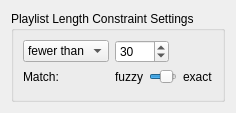
<?xml version="1.0" encoding="UTF-8"?>
<ui version="4.0">
 <author>Soren Harward &lt;stharward@gmail.com&gt;</author>
 <class>PlaylistLengthEditWidget</class>
 <widget class="QWidget" name="PlaylistLengthEditWidget">
  <property name="geometry">
   <rect>
    <x>0</x>
    <y>0</y>
    <width>236</width>
    <height>113</height>
   </rect>
  </property>
  <property name="whatsThis">
   <string>An editor for a Playlist Length constraint.  The user can the target number of tracks and whether the playlist contain fewer than, equal to, or more than that number of tracks; and the strictness with which the APG should match the target number of tracks.</string>
  </property>
  <layout class="QVBoxLayout" name="verticalLayout">
   <item>
    <widget class="QGroupBox" name="groupBox">
     <property name="title">
      <string>Playlist Length Constraint Settings</string>
     </property>
     <layout class="QGridLayout" name="gridLayout_2">
      <item row="0" column="0">
       <layout class="QGridLayout" name="gridLayout">
        <item row="0" column="0">
         <widget class="QComboBox" name="comboBox_Comparison">
          <property name="toolTip">
           <string/>
          </property>
          <property name="whatsThis">
           <string>Whether the number of tracks in the generated playlist should be less than, equal to, or more than the specified value.</string>
          </property>
          <property name="currentIndex">
           <number>0</number>
          </property>
          <item>
           <property name="text">
            <string>fewer than</string>
           </property>
          </item>
          <item>
           <property name="text">
            <string>equal to</string>
           </property>
          </item>
          <item>
           <property name="text">
            <string>more than</string>
           </property>
          </item>
         </widget>
        </item>
        <item row="0" column="1">
         <layout class="QHBoxLayout" name="horizontalLayout">
          <item>
           <widget class="QSpinBox" name="spinBox_Length">
            <property name="whatsThis">
             <string>The target number of tracks for the generated playlist.</string>
            </property>
            <property name="minimum">
             <number>1</number>
            </property>
            <property name="maximum">
             <number>1000</number>
            </property>
            <property name="value">
             <number>30</number>
            </property>
           </widget>
          </item>
          <item>
           <spacer name="horizontalSpacer">
            <property name="orientation">
             <enum>Qt::Horizontal</enum>
            </property>
            <property name="sizeHint" stdset="0">
             <size>
              <width>40</width>
              <height>20</height>
             </size>
            </property>
           </spacer>
          </item>
         </layout>
        </item>
        <item row="1" column="0">
         <widget class="QLabel" name="label_Strictness">
          <property name="whatsThis">
           <string>How strict the APG should be about matching the playlist duration to the specified time.</string>
          </property>
          <property name="text">
           <string>Match:</string>
          </property>
          <property name="buddy">
           <cstring>slider_Strictness</cstring>
          </property>
         </widget>
        </item>
        <item row="1" column="1">
         <layout class="QHBoxLayout" name="horizontalLayout_2">
          <item>
           <widget class="QLabel" name="label_Fuzzy">
            <property name="text">
             <string>fuzzy</string>
            </property>
            <property name="buddy">
             <cstring></cstring>
            </property>
           </widget>
          </item>
          <item>
           <widget class="QSlider" name="slider_Strictness">
            <property name="toolTip">
             <string/>
            </property>
            <property name="whatsThis">
             <string>How strict the APG should be about matching the playlist length to the specified number of tracks.</string>
            </property>
            <property name="maximum">
             <number>10</number>
            </property>
            <property name="value">
             <number>8</number>
            </property>
            <property name="orientation">
             <enum>Qt::Horizontal</enum>
            </property>
           </widget>
          </item>
          <item>
           <widget class="QLabel" name="label_Exact">
            <property name="text">
             <string>exact</string>
            </property>
           </widget>
          </item>
         </layout>
        </item>
        <item row="2" column="1">
         <spacer name="verticalSpacer">
          <property name="orientation">
           <enum>Qt::Vertical</enum>
          </property>
          <property name="sizeHint" stdset="0">
           <size>
            <width>20</width>
            <height>40</height>
           </size>
          </property>
         </spacer>
        </item>
       </layout>
      </item>
     </layout>
    </widget>
   </item>
  </layout>
 </widget>
 <tabstops>
  <tabstop>comboBox_Comparison</tabstop>
  <tabstop>slider_Strictness</tabstop>
 </tabstops>
 <resources/>
 <connections/>
</ui>
